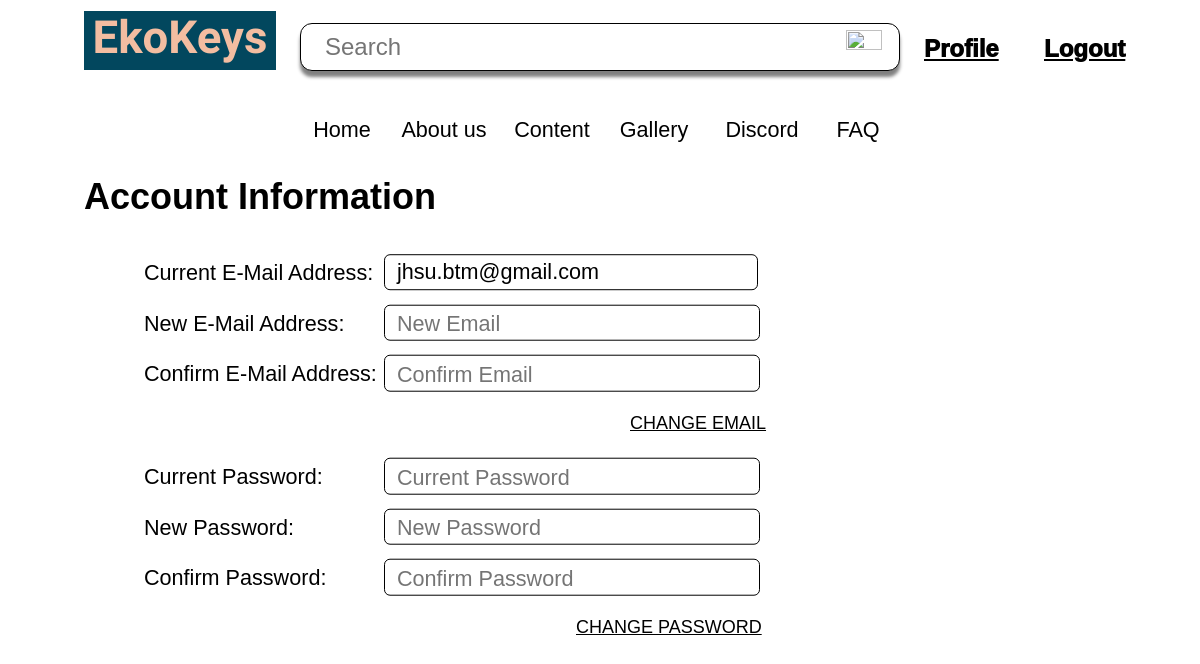
/profile (signed in), run on an earlier commit of the app's database.
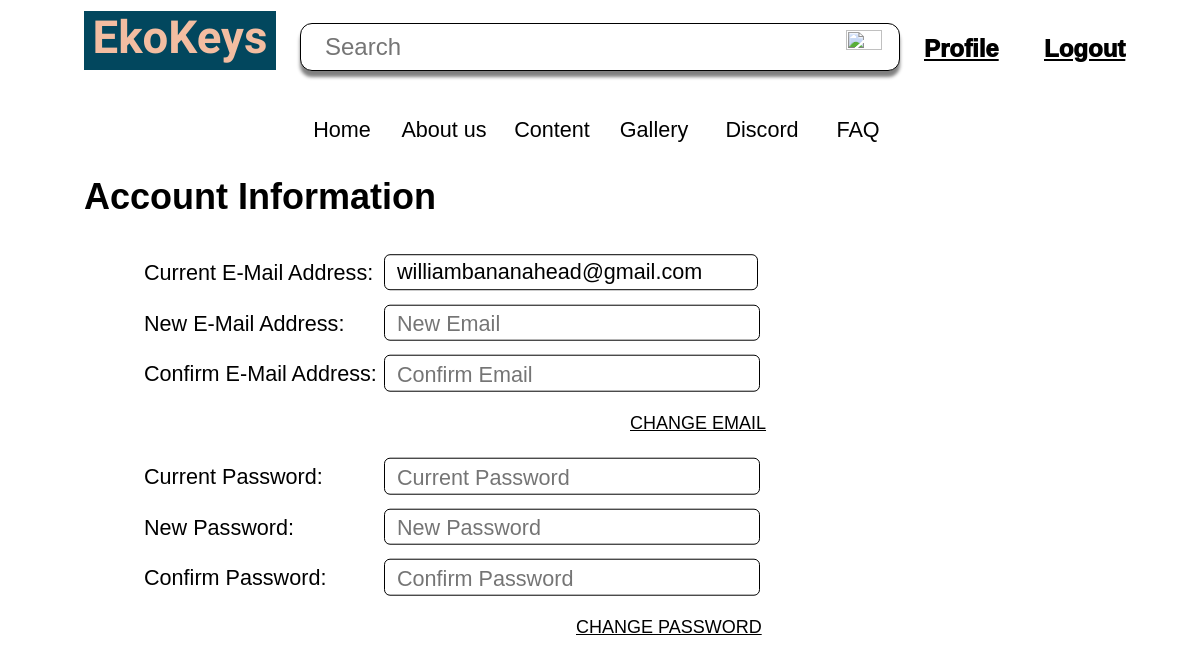
And on a later commit of the database.
### models.py (models this page shows, shortened)
class User(UserMixin, db.Model):
    id = db.Column(db.Integer, primary_key=True)
    email = db.Column(db.String(100), unique=True)
    password = db.Column(db.String(100))
    first_name = db.Column(db.String(1000))
    last_name = db.Column(db.String(1000))

### auth.py (the view)
@auth.route('/profile')
@login_required
def profile():
    user_email = current_user.email
    return render_template('profile.html', current_email=user_email)

### templates/profile.html (shortened to what this page needs)
{% extends 'base.html' %}
{% block content %}
<div class="container">
    <div class="Account_info">
        <p style="position: absolute; top: -25%; left: 7%;">Account Information</p>
    </div>
    <div class="Email">
        <p style="position: absolute; top: -13%; left: 12%;">Current E-Mail Address:</p>
        <div class="container_email">
            <div class="email-field">{{ current_email }}</div>
        </div>
        <form action="/profile" method="POST" class="form">
            <p style="position: absolute; top: 17%; left: 12%;">New E-Mail Address:</p>
            <div class="container_email" style="top:30%;">
                <input type="email" name="new_email" placeholder="New Email" class="email-field" />
            </div>
             <p style="position: absolute; top: 47%; left: 12%;">Confirm E-Mail Address:</p>
            <div class="container_email" style="top:60%;">
                <input type="email" name="confirm_email" placeholder="Confirm Email" class="email-field" />
            </div>
            <button style="position: absolute; left: 52%; background-color: transparent; border: none;
                            top: 90%; text-decoration: underline; font-size: 1.5vw;">CHANGE EMAIL</button>
        </form>
    </div>
    <div class="Email" style="top: 5%;">
        <p style="position: absolute; top: -13%; left: 12%;">Current Password:</p>
        <form action="/profile" method="POST" class="form">
            <div class="container_email">
                <input type="password" name="current_password" placeholder="Current Password" class="email-field" />
            </div>
            <p style="position: absolute; top: 17%; left: 12%;">New Password:</p>
            <div class="container_email" style="top:30%;">
                <input type="password" name="new_password" placeholder="New Password" class="email-field" />
            </div>
            <p style="position: absolute; top: 47%; left: 12%;">Confirm Password:</p>
            <div class="container_email" style="top:60%;">
                <input type="password" name="confirm_password" placeholder="Confirm Password" class="email-field" />
            </div>
            <button style="position: absolute; left: 47.5%; background-color: transparent; border: none;
                            top: 90%; text-decoration: underline; font-size: 1.5vw;">CHANGE PASSWORD</button>
        </form>
    </div>
</div>
{% endblock %}

### templates/base.html (shortened to what this page needs)
<!DOCTYPE html>
<html>
<head>
</head>
<body>
<div class="top_and_bar">
  <div class="top_wrapper">
      <a href="{{ url_for('main.home') }}">
        <div class="Logo">
            <h>EkoKeys</h>
        </div>
      </a>
    <div class="container_search">
          <form action="{{url_for('main.search') }}" method="POST" class="form">
            <input type="search" name=search placeholder="Search" class="search-field" />
            <button type="submit" class="search-button">
              <img src="https://upload.wikimedia.org/wikipedia/commons/thumb/5/55/Magnifying_glass_icon.svg/1200px-Magnifying_glass_icon.svg.png">
            </button>
          </form>
    </div>
{% if current_user.is_authenticated %}
      <a href="{{ url_for('main.profile') }}">
        <div class="Sign_up">
            <p>Profile</p>
        </div>
      </a>
      <a href="{{ url_for('auth.logout') }}">
        <div class="Login">
            <p>Logout</p>
        </div>
      </a>
      {% endif %}
  </div>
  <div class="bar">
   <a href="{{ url_for('main.home') }}" style="text-decoration: none">
      <div class="Home">
          <p>Home</p>
      </div>
    </a>
    <a href="{{ url_for('main.about') }}" style="text-decoration: none">
      <div class="About_us">
          <p>About us</p>
      </div>
    </a>
    <div class="dropdown">
  		<button class="dropbtn">Content</button>
	</div>
    <a href="{{ url_for('main.gallery') }}" style="text-decoration: none">
      <div class="Gallery">
          <p>Gallery</p>
      </div>
    </a>
    <a href="https://discord.gg/vVdKrv72" style="text-decoration: none">
      <div class="Discord">
          <p>Discord</p>
      </div>
    </a>
    <a href="{{ url_for('main.FAQ') }}" style="text-decoration: none">
      <div class="FAQ">
          <p>FAQ</p>
      </div>
    </a>
  </div>
</div>
{% block content %}
{% endblock %}
</body>
</html>

What changed in the data, as far as the page shows it:
changed User: email "jhsu.btm@gmail.com" → "williambananahead@gmail.com"
